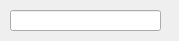
<?xml version="1.0" encoding="UTF-8"?>
<ui version="4.0">
 <class>Form</class>
 <widget class="QWidget" name="Form">
  <property name="geometry">
   <rect>
    <x>0</x>
    <y>0</y>
    <width>179</width>
    <height>41</height>
   </rect>
  </property>
  <property name="font">
   <font>
    <family>Segoe UI</family>
   </font>
  </property>
  <property name="windowTitle">
   <string>Form</string>
  </property>
  <widget class="QLineEdit" name="lineEdit">
   <property name="geometry">
    <rect>
     <x>10</x>
     <y>10</y>
     <width>151</width>
     <height>21</height>
    </rect>
   </property>
   <property name="sizePolicy">
    <sizepolicy hsizetype="MinimumExpanding" vsizetype="Fixed">
     <horstretch>0</horstretch>
     <verstretch>0</verstretch>
    </sizepolicy>
   </property>
   <property name="text">
    <string/>
   </property>
  </widget>
 </widget>
 <resources/>
 <connections/>
</ui>
